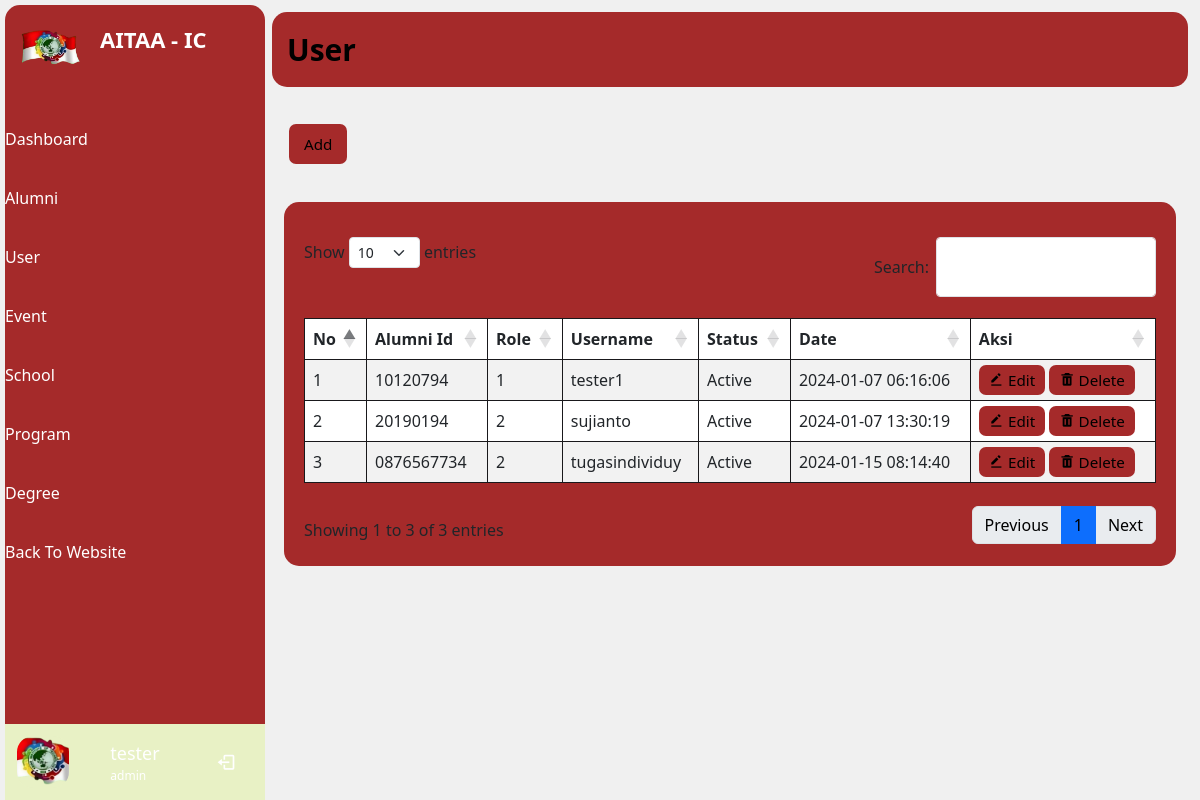
The page /admin/user/index.php (signed in) on the database its author committed.
### tables this page shows
CREATE TABLE `user` (
  `id` int(5) NOT NULL,
  `alumniId` varchar(10) NOT NULL,
  `roleId` int(5) NOT NULL,
  `username` varchar(20) NOT NULL,
  `password` varchar(15) NOT NULL,
  `status` varchar(11) NOT NULL,
  `date` timestamp NOT NULL DEFAULT current_timestamp() ON UPDATE current_timestamp()
);

### admin/user/index.php (the view, shortened to what this page needs)
<?php
if ($_SESSION['status_login'] == true) {
    if ($_SESSION['role_id'] == 1) {
        require_once('../include/header.php');
    } else {
        $_SESSION['alert'] = 1;
        $_SESSION['status'] = 'Failed!!';
        $_SESSION['status_icon'] = 'error';
        $_SESSION['status_text'] = 'Your Not Admin';
        echo '<script>window.location="../../user/"</script>';
    }
} else {
    echo '<script>window.location="../../auth/"</script>';
}
?>
<span class="text">User</span>
</div>
<div class="home-content">
    <div class="container create" style="margin-top:-25px !important">
        <div class="row">
            <div class="col-md-auto mb-3">
                <div class="btn-submit">
                    <a class="button" href="addUser.php">Add</a>
                </div>
            </div>
        </div>
    </div>
    <div class="container">
        <div class="row ">
            <div class="col ">
                <div class="tableProduct">
                    <table id="datatable-responsive" class="table table-striped table-bordered dt-responsive nowrap" style="width:100%;">
                        <thead>
                            <tr>
                                <th>No</th>
                                <th>Alumni Id</th>
                                <th>Role</th>
                                <th>Username</th>
                                <th>Status</th>
                                <th>Date</th>
                                <th>Aksi</th>
                            </tr>
                        </thead>
                        <tbody>
                            <?php
                            $no = 1;
                            $user = mysqli_query($conn, " SELECT *
                                                            FROM alumni
                                                            INNER JOIN user
                                                            ON alumni.id = user.alumniId
                                                            ORDER BY user.date ASC");
                            if (mysqli_num_rows($user) > 0) {
                                while ($row = mysqli_fetch_array($user)) {
                            ?>
                                    <tr>
                                        <td>
                                            <?php echo $no++ ?>
                                        </td>
                                        <td>
                                            <?php echo $row['alumniId'] ?>
                                        </td>
                                        <td>
                                            <?php echo $row['roleId'] ?>
                                        </td>
                                        <td>
                                            <?php echo $row['username'] ?>
                                        </td>
                                        <td>
                                            <?php echo $row['status'] ?>
                                        </td>
                                        <td>
                                            <?php echo $row['date'] ?>
                                        </td>
                                        <td>
                                            <a class="button-table" href="edituser.php?idu=<?php echo $row['id'] ?>"><i class='bx bxs-edit-alt me-1'></i>Edit</a>
                                            <a class="button-table" id="delete" href="../include/delete.php?idu=<?php echo $row['id'] ?>"><i class='bx bxs-trash me-1'></i>Delete</a>
                                        </td>
                                    </tr>
                                <?php }
                            } ?>
                        </tbody>
                    </table>
                </div>
            </div>
        </div>
    </div>
</div>
</section>
<?php
require_once('../include/footer.php');
?>

### admin/assets/css/side.css (style rules this page uses)
:root { --header-height: 3.5rem; --nav-width: 219px; --side-background-color: #3f6433; --first-color: #ffffff; --second-color: #47531b; --title-color: #19181B; --text-color: #000000; --text-color-light: #ffffff; --body-color: #ffffffe5; --container-color: #FFFFFF; }
body { background: #f0f0f0; }
.home-content { display: flex; align-items: center; flex-wrap: wrap; }

### admin/assets/css/styles.css (style rules this page uses)
:root { --header-height: 3.5rem; --nav-width: 219px; --side-background-color: brown; --first-color:#e8f1c5; --second-color: brown; --primarycolor: brown; --secondarycolor: white; --title-color: #19181B; --text-color: #ffffff; --text-color-light: #ffffff; --body-color: #ffffffe5; --container-color: brown; }
a { text-decoration: none; color: black !important; }
.container { margin-top: 10px !important; }
.button { font-size: 0.95rem; padding: 10px 15px 10px 15px; border-radius: 7px; border: none; font-weight: 500; background-color: var(--second-color); }
.button-table { font-size: 0.95rem; padding: 5px 10px 5px 10px; border-radius: 7px; border: none; font-weight: 500; background-color: var(--second-color); }
.btn-submit { margin: 5px; }
.tableProduct { background-color: var(--container-color); padding: 20px; border-radius: 15px; margin-bottom: 10px; }
.table { border: #19181B; }
.row { margin-top: 15px; }

### rows shown on the page
user: alumniId "10120794", roleId "1", username "tester1", status "Active", date "2024-01-07 06:16:06"
user: alumniId "20190194", roleId "2", username "sujianto", status "Active", date "2024-01-07 13:30:19"
user: alumniId "0876567734", roleId "2", username "tugasindividuy", status "Active", date "2024-01-15 08:14:40"
